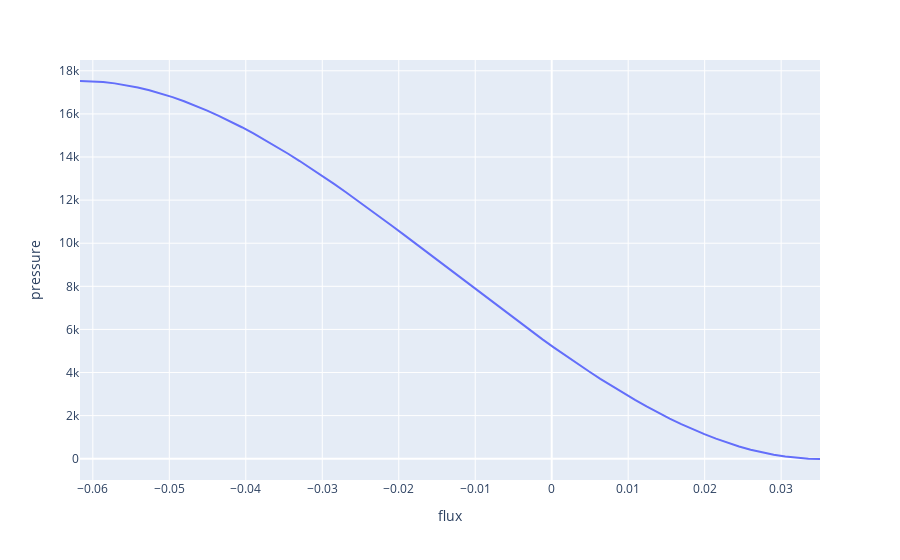
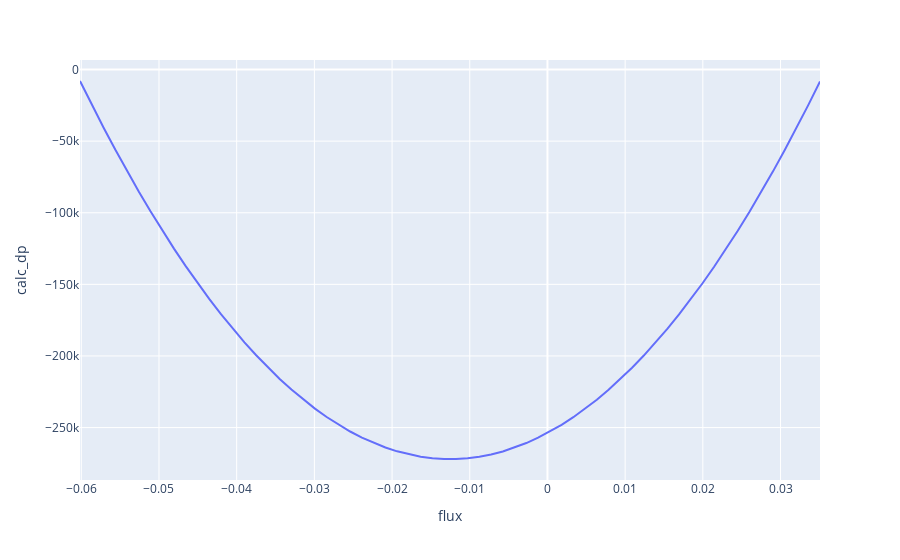
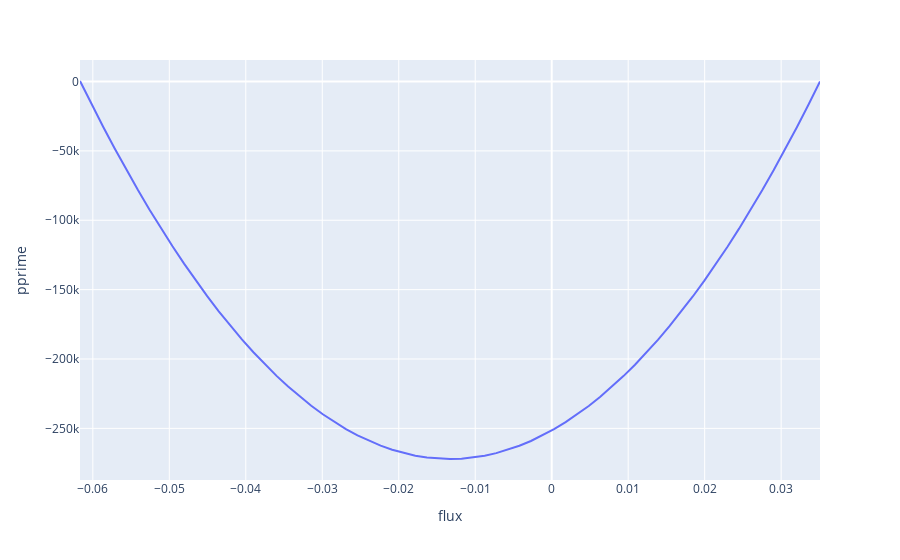

These figures' notebook cell, in order:
### Code cell
# pressureの波形をフラックスで微分して、dp/dfに一致することを確認
y = np.array(pr['pres'])
x = np.linspace(0, 1, len(y))
x2 = get_flux(x)
df = pd.DataFrame(data=np.array([x2, y]).T, columns=['flux', 'pressure'])
fig2 = px.line(df, x='flux', y='pressure')
fig2.show()
# フラックスでの微分を計算
x3, v = get_diff(x2, y)
df = pd.DataFrame(data=np.array([x3, v]).T, columns=['flux', 'calc_dp'])
fig2 = px.line(df, x='flux', y='calc_dp')
fig2.show()
y1 = pr['pprime']
df = pd.DataFrame(data=np.array([x2, y1]).T, columns=['flux', 'pprime'])
fig2 = px.line(df, x='flux', y='pprime')
fig2.show()
